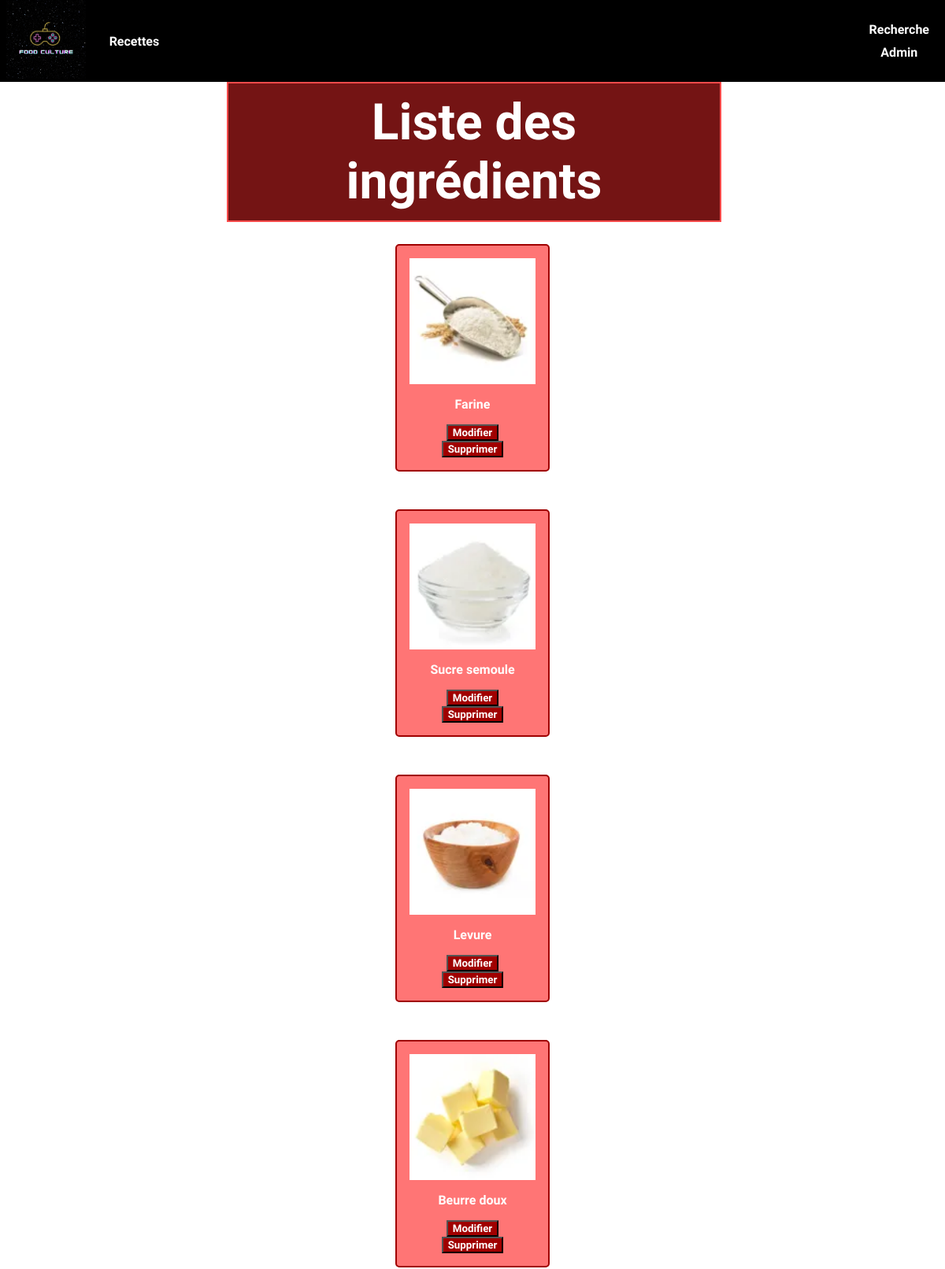
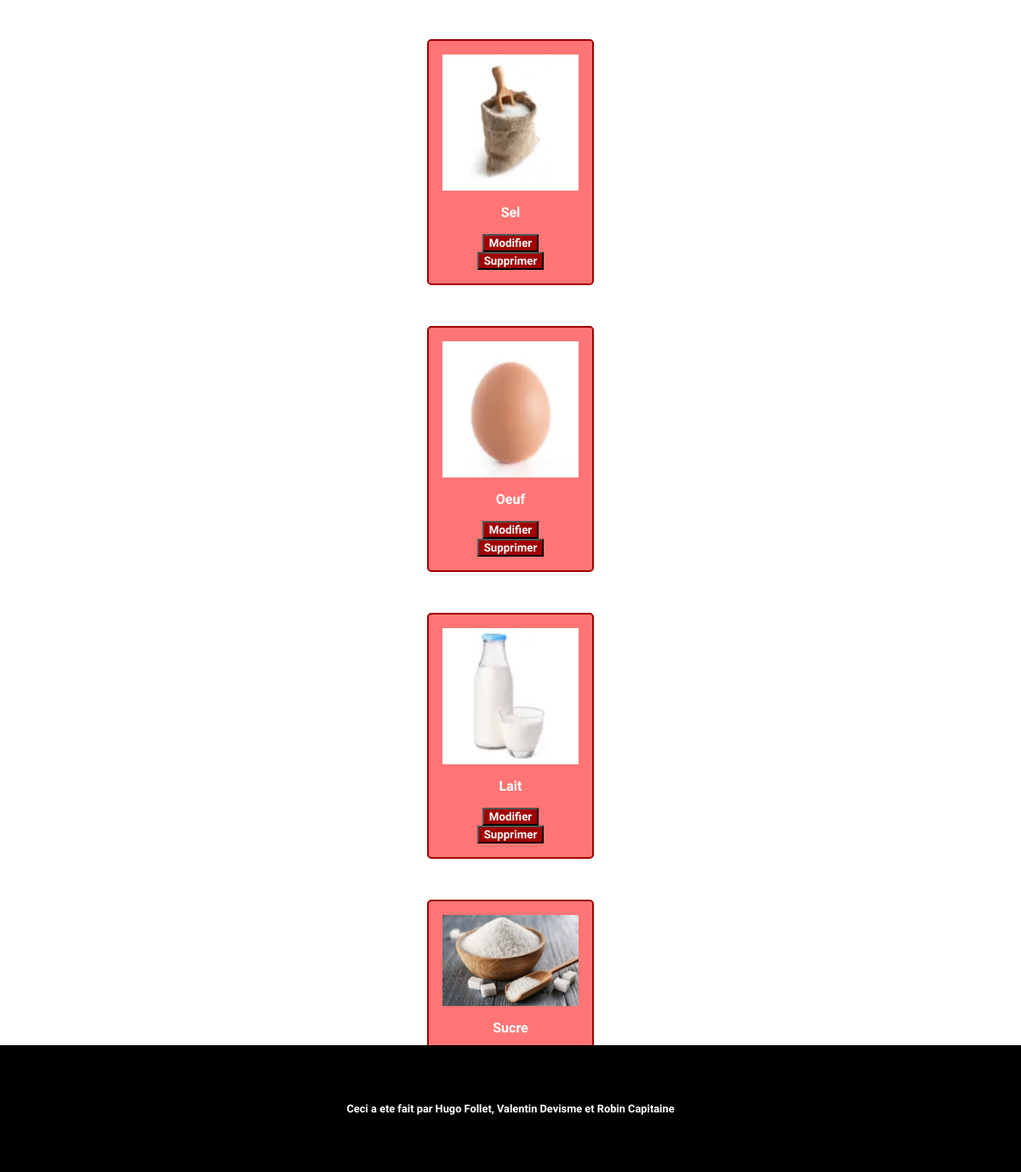
/liste_ingredients.php (signed in), run on the app's committed database (2 pictures, top to bottom).
### tables this page shows
CREATE TABLE `ingredient` (
    `ingredient_id` int PRIMARY KEY AUTO_INCREMENT,
    `nom` varchar(50) NOT NULL,
    `image` varchar(255) DEFAULT NULL
);

### class/connexion.php (called while the page is built, shortened)
<?php
class Connexion{
	public static function prendreTousIngredients(PDO $pdo):array{
		$commande="SELECT nom,ingredient_id as id
		FROM ingredient;";
		$statement=$pdo->prepare($commande);
		$statement->execute() or die(var_dump($statement->errorInfo()));
		$results=$statement->fetchAll(PDO::FETCH_CLASS,"commandes");
		return $results;
	}
	public static function prendreImageIngredient(pdo $pdo, int $id){
		$commande="SELECT nom,image
		FROM ingredient
		WHERE ingredient_id=$id;";
		$statement=$pdo->prepare($commande);
		$statement->execute() or die(var_dump($statement->errorInfo()));
		$results=$statement->fetchAll(PDO::FETCH_CLASS,"commandes");
		return $results[0];
	}
}

### class/Autoloader.php (called while the page is built, shortened)
<?php
class Autoloader{
    static function autoload($class_name){
        $class_name = str_replace('\\', DIRECTORY_SEPARATOR, $class_name) ;
    }
}

### class/init.php (called while the page is built, shortened)
<?php
$chemin_image="ressources".DIRECTORY_SEPARATOR."img".DIRECTORY_SEPARATOR;
?>

### liste_ingredients.php (the view, shortened to what this page needs)
<?php include "class/init.php";
$liste_ingredients=Connexion::prendreTousIngredients($pdo);
?>
<!doctype html>
<html lang="fr">
<head>
    <link rel="stylesheet" href="css/styleliste.css">
    <link rel="stylesheet" href="css/title.css">
</head>
<body>
<?php include "class/header.php";?>
<div class="title">Liste des ingrédients</div>
<div class="page">
    <?php
    foreach($liste_ingredients as $ingredient){
        $image=Connexion::prendreImageIngredient($pdo,$ingredient->id);
        echo "<div class='ingredients' id='$ingredient->id'>";
        echo "<img src='$chemin_image"."/ingredients/"."$image->image' alt='$ingredient->nom'>";
        echo "<p>$ingredient->nom</p>";
        echo "<input type='button' class='modif' value='Modifier'>";
        echo "<input type='button' class='suppr' value='Supprimer'>";
        echo "</div>";
    }?>
</div>
<?php include "class/footer.php";?>
</body>
</html>

### css/styleliste.css (style rules this page uses)
* { font-family: 'Comfortaa', cursive ; font-weight: bold; color: white; }
html, body { height: 100% ; margin: 0px; background: url("../ressources/img/fond2.jpg"); background-size: 100% ; background-position: center; }
body { margin: auto; display: flex; flex-direction: column; }
body img { width: 100%; }
.page { display: flex; flex-direction: column; align-items: center; overflow-x: hidden; overflow-y: scroll; margin-top: 1em; margin-bottom: 3em; }
.ingredients { display: flex; flex-direction: column; justify-content: center; align-items: center; padding: 1em ; border: 2px solid #A00000; border-radius: 5px; background: #FF7575; color: white; margin-top: 1%; margin-bottom: 3%; }
.ingredients input { display: flex; background-color: #A00000; color: white; }
.ingredients img { width: 10em; }

### css/title.css (style rules this page uses)
.title { border: 2px solid #ff4b4b; width: 50%; margin-left: 24%; padding: 1% 1% 1% 1%; text-align: center; font-size: 4em; background-color: #741414; }

### data on the page
ingredient: image (picture), nom "Farine"
ingredient: image (picture), nom "Sucre semoule"
ingredient: image (picture), nom "Levure"
ingredient: image (picture), nom "Beurre doux"
ingredient: image (picture), nom "Sel"
ingredient: image (picture), nom "Oeuf"
ingredient: image (picture), nom "Lait"
ingredient: image (picture), nom "Sucre"

### other printed values
$log "Admin"
